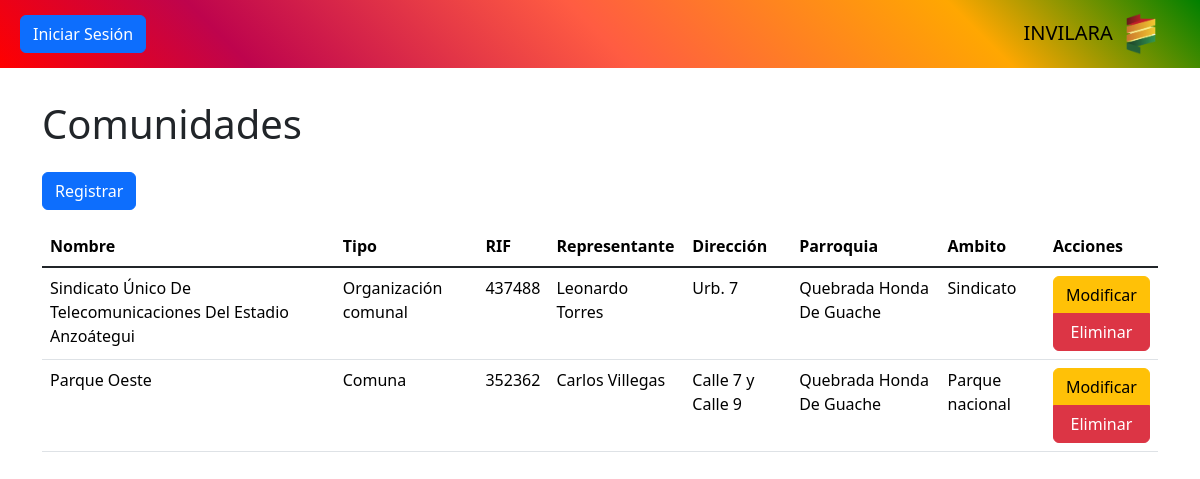
The app's page /controlador/comunidad.php with its own data.
### tables this page shows
CREATE TABLE `comunidad` (
  `id` int NOT NULL,
  `id_parroquia` int DEFAULT NULL,
  `tipo` varchar(30) DEFAULT NULL,
  `nombre` varchar(200) DEFAULT NULL,
  `direccion` varchar(200) DEFAULT NULL,
  `representante` varchar(100) DEFAULT NULL,
  `rif` int DEFAULT NULL,
  `ambito` varchar(100) DEFAULT NULL
);

CREATE TABLE `parroquia` (
  `id` int NOT NULL,
  `id_municipio` int DEFAULT NULL,
  `nombre` varchar(100) DEFAULT NULL
);

### controlador/comunidad.php (called while the page is built, shortened)
<?php
require_once "modelo/comunidad.php";
$modelo = new Comunidad();
require_once "modelo/parroquia.php";
$datos = $modelo->consultar();
require_once "vista/comunidad.php";
?>

### modelo/base_datos.php (called while the page is built)
<?php
class BaseDatos
{
    private $host = "localhost";
    private $dbname = "invilara";
    private $usuario = "root";
    private $contrasena = "";
    public function conexion()
    {
        $dsn = "mysql" . ":" . "host=" . $this->host . ";" . "dbname=" . $this->dbname . ";";
        $pdo = new PDO($dsn, $this->usuario, $this->contrasena);
        $pdo->setAttribute(PDO::ATTR_ERRMODE, PDO::ERRMODE_EXCEPTION);
        return $pdo;
    }
}
?>

### modelo/comunidad.php (called while the page is built, shortened)
<?php
require_once "modelo/base_datos.php";
class Comunidad extends BaseDatos
{
    private $tabla = "comunidad";
    public function consultar()
    {
        $stmt = $this->conexion()->query(
            "SELECT
                {$this->tabla}.*,
                parroquia.nombre AS nombre_parroquia
            FROM
                {$this->tabla}
            LEFT JOIN
                parroquia ON {$this->tabla}.id_parroquia = parroquia.id"
        );
        $result = $stmt->fetchAll(PDO::FETCH_ASSOC);
        return $result;
    }
}

### vista/comunidad.php (the view, shortened to what this page needs)
<?php require_once "vista/componentes/encabezado.php"; ?>
<?php require_once "vista/componentes/barra.php"; ?>
<main class="container" id="crud">
    <h1>Comunidades</h1>
    <button class="btn btn-primary my-3" value="insertar">Registrar</button>
    <div class="table-responsive">
        <table class="table table-hover">
            <thead>
                <tr>
                    <th>Nombre</th>
                    <th>Tipo</th>
                    <th>RIF</th>
                    <th>Representante</th>
                    <th>Dirección</th>
                    <th>Parroquia</th>
                    <th>Ambito</th>
                    <th>Acciones</th>
                </tr>
            </thead>
            <tbody class="table-group-divider">
                <?php foreach ($datos as $d): ?>
                        <tr>
                            <td><?php echo $d["nombre"] ?></td>
                            <td><?php echo $d["tipo"] ?></td>
                            <td><?php echo $d["rif"] ?></td>
                            <td><?php echo $d["representante"] ?></td>
                            <td><?php echo $d["direccion"] ?></td>
                            <td><?php echo $d["nombre_parroquia"] ?></td>
                            <td><?php echo $d["ambito"] ?></td>
                            <td>
                                <div class="btn-group-vertical">
                                    <button class="btn btn-warning" value="modificar">Modificar</button>
                                    <button class="btn btn-danger" value="eliminar" data-bs-toggle="modal"
                                        data-bs-target="#modal-eliminacion">Eliminar</button>
                                </div>
                            </td>
                        </tr>
                <?php endforeach ?>
            </tbody>
        </table>
    </div>
</main>

### vista/componentes/encabezado.php (shortened to what this page needs)
<!DOCTYPE html>
<html lang="es">
<head>
    <link rel="stylesheet" href="librerias/bootstrap/bootstrap.min.css">
    <link rel="stylesheet" href="recursos/css/styles.css">
</head>
<body data-bs-theme="auto">

### vista/componentes/barra.php (shortened to what this page needs)
<nav class="navbar fixed-top inv-gradient">
    <div class="container-fluid mx-2">
        <?php if ($rol == "usuario"): ?>
            <button class="navbar-toggler" data-bs-toggle="offcanvas" data-bs-target="#barra-lateral">
                <span class="navbar-toggler-icon"></span>
            </button>
            <aside class="offcanvas offcanvas-start inv-gradient" tabindex="-1" id="barra-lateral">
                <header class="offcanvas-header">
                    <h5 class="offcanvas-title">Menu</h5>
                    <button class="btn-close" data-bs-dismiss="offcanvas"></button>
                </header>
                <div class="offcanvas-body">
                    <article class="list-group">
                        <a class="list-group-item list-group-item-action bg-body-tertiary" href="?pagina=principal">
                            Inicio
                        </a>
                        <a class="list-group-item list-group-item-action bg-body-tertiary" href="?pagina=salir">
                            Cerrar sesión
                        </a>
                    </article>
                    <hr>
                    <article class="list-group">
                        <a class="list-group-item list-group-item-action bg-body-tertiary" href="?pagina=municipio">
                            Municipios
                        </a>
                        <a class="list-group-item list-group-item-action bg-body-tertiary" href="?pagina=parroquia">
                            Parroquias
                        </a>
                        <a class="list-group-item list-group-item-action bg-body-tertiary" href="?pagina=solicitante">
                            Solicitantes
                        </a>
                        <a class="list-group-item list-group-item-action bg-body-tertiary" href="?pagina=comunidad">
                            Comunidades
                        </a>
                        <a class="list-group-item list-group-item-action bg-body-tertiary" href="?pagina=institucion">
                            Instituciones
                        </a>
                        <a class="list-group-item list-group-item-action bg-body-tertiary" href="?pagina=gerencia">
                            Gerencias
                        </a>
                        <a class="list-group-item list-group-item-action bg-body-tertiary" href="?pagina=gerente">
                            Gerentes
                        </a>
                        <a class="list-group-item list-group-item-action bg-body-tertiary" href="?pagina=director">
                            Directores
                        </a>
                    </article>
                    <hr>
                    <article class="list-group">
                        <button data-bs-toggle="collapse" data-bs-target="#solicitudes"
                            class="list-group-item list-group-item-action active text-center fs-5">
                            Solicitudes
                        </button>
                        <section class="collapse" id="solicitudes">
                            <div class="list-group list-group-flush">
                                <a class="list-group-item list-group-item-action bg-body-tertiary"
                                    href="?pagina=solicitud&vista=programado">
                                    Solicitudes Programadas
                                </a>
                                <a class="list-group-item list-group-item-action bg-body-tertiary"
                                    href="?pagina=solicitud&vista=ejecucion">
                                    Solicitudes Asignadas
                                </a>
                                <a class="list-group-item list-group-item-action bg-body-tertiary"
                                    href="?pagina=solicitud&vista=cerrado">
                                    Solicitudes Cerradas
                                </a>
                            </div>
                        </section>
                    </article>
                </div>
            </aside>
        <?php else: ?>
            <a class="btn btn-primary" href="?pagina=inicio_sesion">Iniciar Sesión</a>
        <?php endif ?>
        <div class="navbar-brand">
            INVILARA
            <img src="recursos/img/invilara-logo.png" alt="Logo" class="mx-2" width="30px">
        </div>
    </div>
</nav>

### recursos/css/styles.css (style rules this page uses)
.inv-gradient { background: #c15a00; background: linear-gradient(225deg, green 0%, #ffa701 20%, #ff5c42 50%, #be044d 80%, red 100%); }

### records on screen
comunidad: nombre "Sindicato Único De Telecomunicaciones Del Estadio Anzoátegui", tipo "Organización comunal", rif "437488", representante "Leonardo Torres", direccion "Urb. 7", id_parroquia.nombre "Quebrada Honda De Guache", ambito "Sindicato"
comunidad: nombre "Parque Oeste", tipo "Comuna", rif "352362", representante "Carlos Villegas", direccion "Calle 7 y Calle 9", id_parroquia.nombre "Quebrada Honda De Guache", ambito "Parque nacional"
